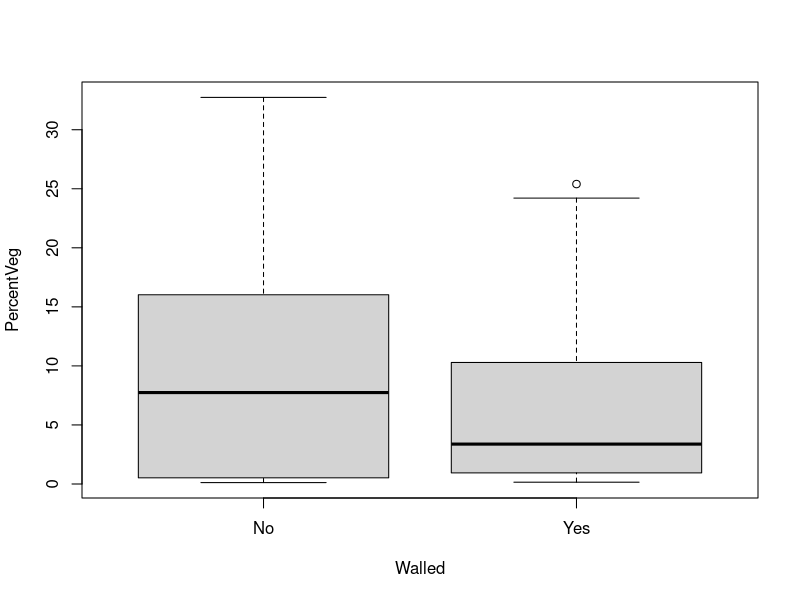
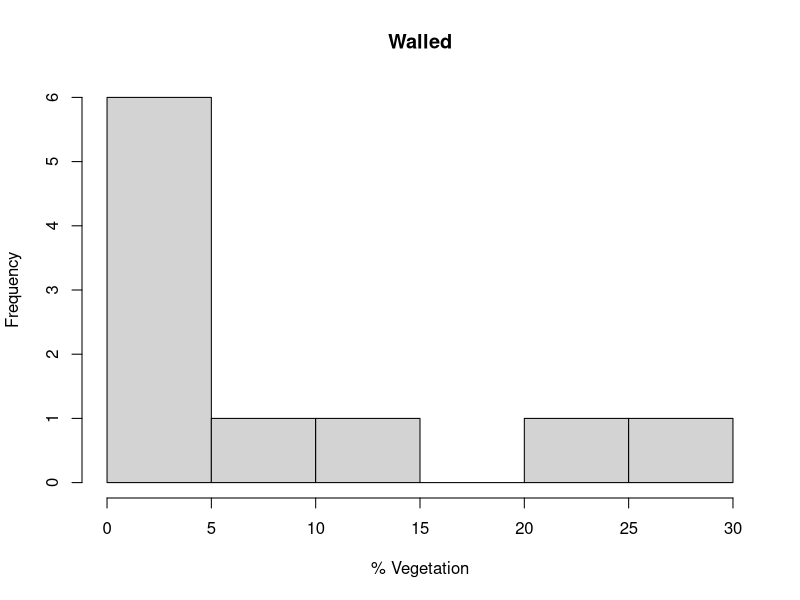
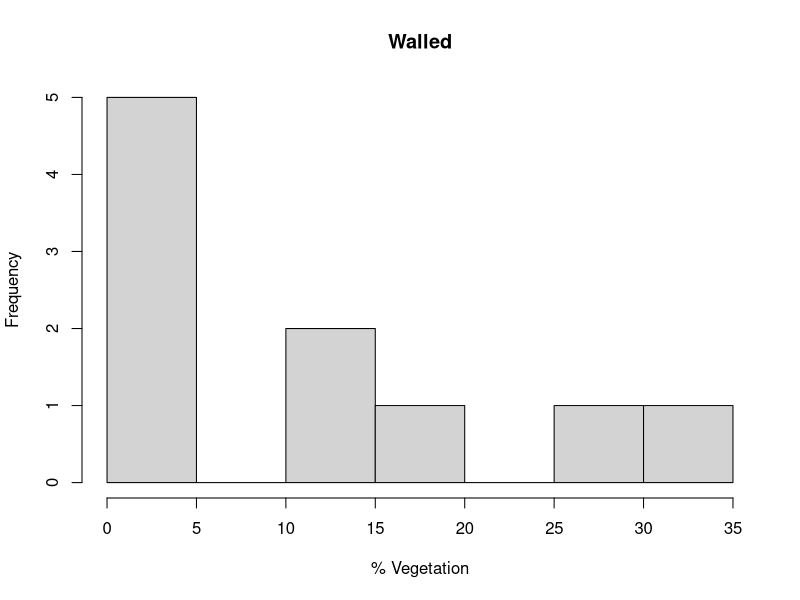
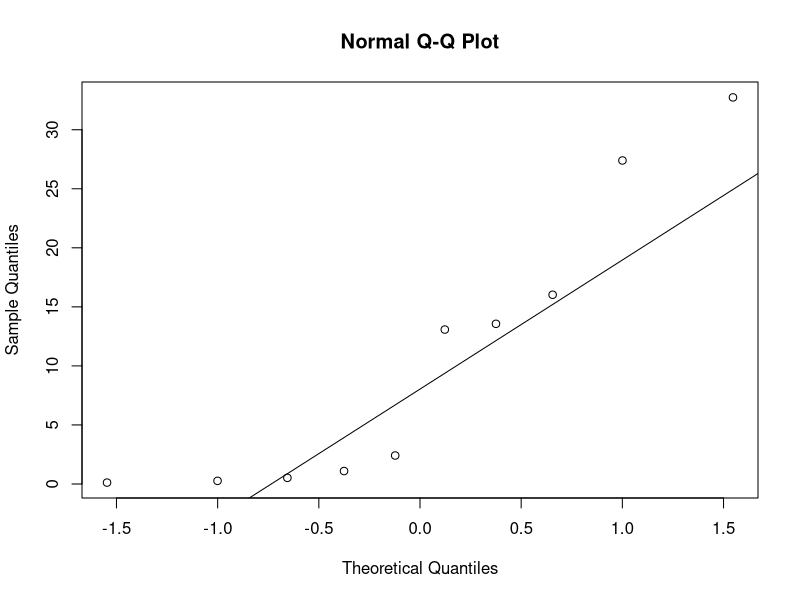
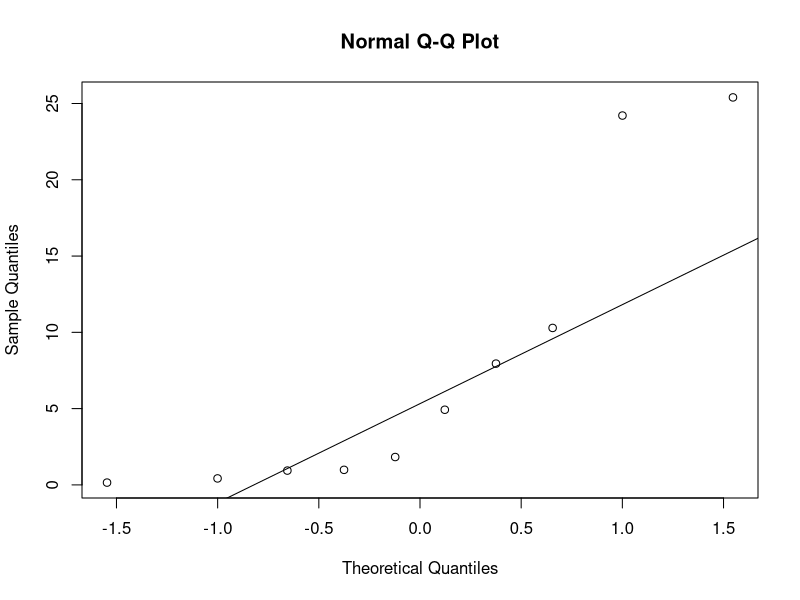
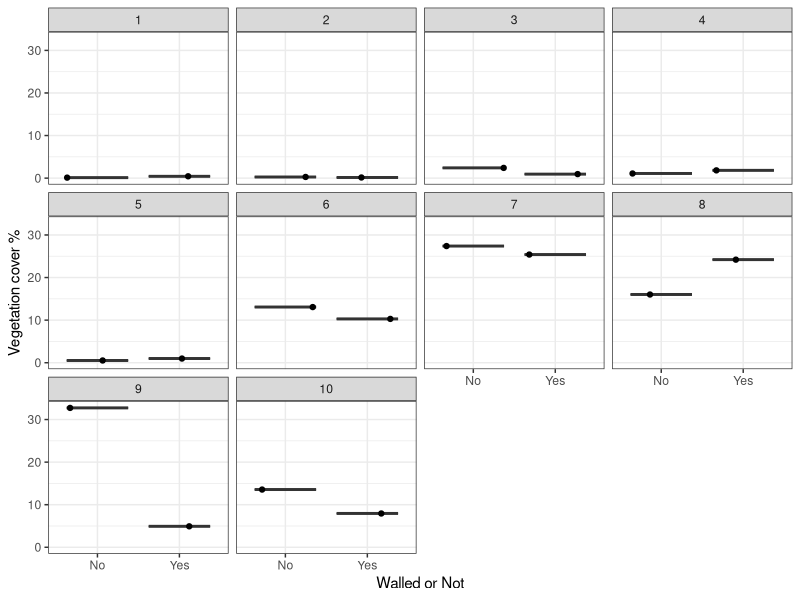

Source code (R) for these figures, in order:
rm(list=ls())

library(ggplot2)
library(dplyr)
library(tidyr)

dat<-read.csv('Walled_UAV.csv')

boxplot(PercentVeg~Walled, data = dat)

hist(dat$PercentVeg[dat$Walled == "Yes"],
     main = "Walled",
     xlab = "% Vegetation")

hist(dat$PercentVeg[dat$Walled == "No"],
     main = "Walled",
     xlab = "% Vegetation")

shapiro.test(dat$PercentVeg[dat$Walled == "No"])

shapiro.test(dat$PercentVeg[dat$Walled == "Yes"])

var.test(PercentVeg ~ Walled, data = dat) ### p value of 0.3652 = variances are similar

qqnorm(dat$PercentVeg[dat$Walled == "No"])
qqline(dat$PercentVeg[dat$Walled == "No"])

qqnorm(dat$PercentVeg[dat$Walled == "Yes"])
qqline(dat$PercentVeg[dat$Walled == "Yes"])

#### normality is clearly violated, lets run wilxoc test

wilcox.test(PercentVeg ~ Walled, data = dat)

ggplot(dat, aes(x = Walled, y = PercentVeg, fill = Walled)) +
  geom_boxplot() + 
  geom_jitter() +
  labs(x = "Walled or Not", y = "Vegetation cover %") +
  theme_bw()+
  theme(legend.position = "none") +
  facet_wrap(~GARDENNUM)
